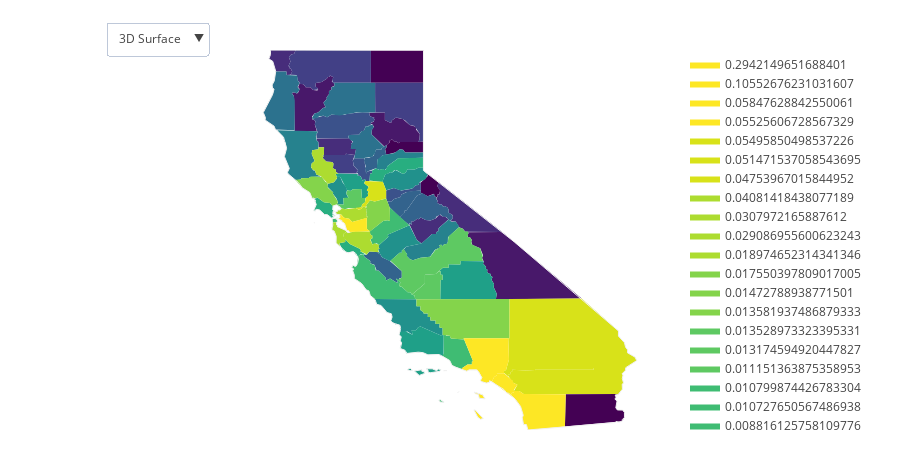

Write notebook code for a chart like this one.
### Code cell
fig = ff.create_choropleth(fips=fip_vals, values=prob_values, scope = ['CA'])

fig.layout.template = None
# Add dropdown
fig.update_layout(
    updatemenus=[
        dict(
            buttons=list([
                dict(
                    args=["type", "surface"],
                    label="3D Surface",
                    method="restyle"
                ),
                dict(
                    args=["type", "heatmap"],
                    label="Heatmap",
                    method="restyle"
                )
            ]),
            direction="down",
            pad={"r": 10, "t": 10},
            showactive=True,
            x=0.1,
            xanchor="left",
            y=1.1,
            yanchor="top"
        ),
    ]
)
fig.show()
